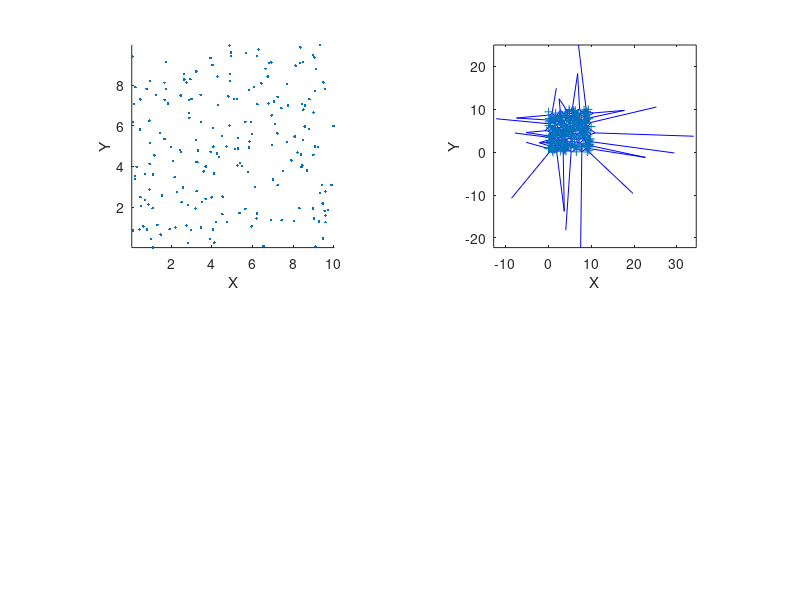

The MATLAB source for this figure: (Note: this script raises an error after producing the figure.)
% random_points_dynamics_2D

clear
clc

N = 200; % number of points
L = 10; % smaple length

x0 = L*rand(N,1);
y0 = L*rand(N,1);

x = x0;
y = y0;

L_factor = 1;
T_factor = 1;
dx0 = L/N;
dy0 = L/N;

% DX0 = dx0*ones(size(x));
DX0 = dx0*0.5*randn(size(x));
DY0 = dy0*0.5*randn(size(x));

figure(4)
subplot(2,2,1)
scatter(x, y, '.')
axis([0 L 0 L])
axis equal
axis tight
xlabel('X')
ylabel('Y')

%%%
[v,c] = voronoin([x, y]);
subplot(2,2,2)
voronoi(x, y)
axis([0 L 0 L])
axis equal
axis tight
xlabel('X')
ylabel('Y')

%% %

xmin = 0; xmax = L;
ymin = 0; ymax = L;
box = polyshape([xmin xmax xmax xmin], [ymin ymin ymax ymax]);

% Generate Voronoi diagram
points = [x, y];
[V, C] = voronoin(points);

% Loop through cells
for i = 1:length(C)
    verts = V(C{i}, :);
    if all(isfinite(verts(:)))  % Already bounded
        pgon = polyshape(verts(:,1), verts(:,2));
    else
        % Infinite cell: try clipping
        verts = remove_infinite_edges_and_extend(verts, box); % custom function
        pgon = intersect(polyshape(verts), box);  % Clip with box
    end
    
    area = area(pgon);
    % Store or use area
end

%%
x = cellVertices(:, 1);
y = cellVertices(:, 2);
area = polyarea(x, y);

%%
subplot(2,2,3)
voronoi(x, y)
axis([0 L 0 L])
axis equal
axis tight
xlabel('X')
ylabel('Y')

%%
for iter = 1:1000
    disp(iter)
    %%%
    mean_diff_x = zeros(size(x));
    for n = 2:N-1
        mean_diff_x(n) = mean([abs(x(n) - x(n-1)),...
            abs(x(n) - x(n+1))]);
    end
    mean_diff_x(1) = abs(x(2) - x(1));
    mean_diff_x(N) = abs(x(N) - x(N-1));
    %%%

    
    
    xlabel('x')
    title('Initial spatial distribution')


    subplot(3,1,2)
    plot(mean_diff_x, '.-')
%     plot(mean_diff_x/dx0, '.-')
    % ylim([0 2])
    xlabel('Cell index')
    ylabel('Cell size')
    title('Cell sizes by index')
    
    DX = DX0.*mean_diff_x;
%     x1 = x + DX;
    %%% Periodic
    x1_0 = mod(x + DX, L);
    x1 = sort(x1_0);
    %%%

    subplot(3,1,3)
    plot(x1, 1*ones(size(x0)), 'r.')
    ylim([0 2])
    pause(0.05)
    drawnow
    
    x = x1;
    
end